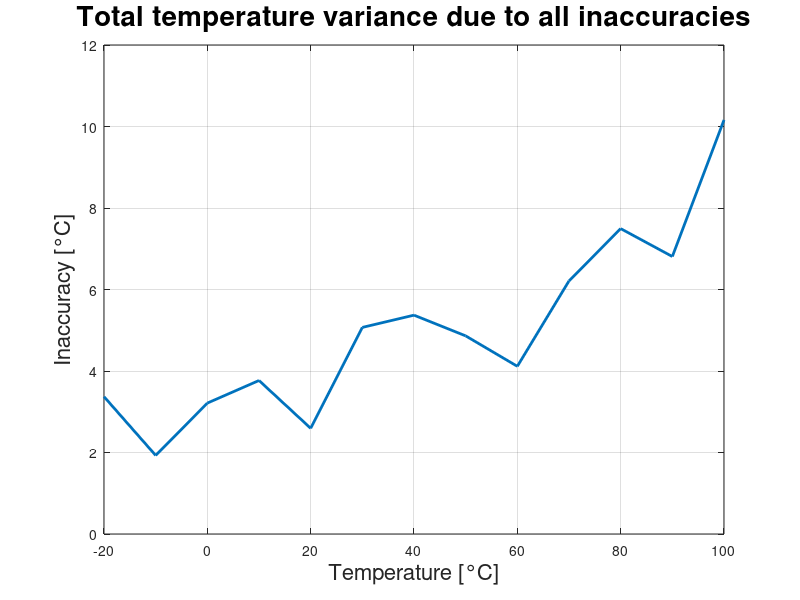

The MATLAB script that drew this image:
%% Initialization and Bosch NTC M12 characteristics
clear, close all, clc;

% Create matrices for relationship between temperature and resistance.
NTCTemp = [-40:10:150]; % [C]
NTCResistance = [45313,26114,15462,9397,5896,3792,2500,1707,1175, ... 
                 834,596,436,323,243,187,144,113,89,71,57]; % [Ohm]
InaccLow = 1.4; % [C]
InaccHigh = 3.4; % [C]
TempLow = 20; % [C]
TempHigh = 100; % [C]

SeriesRes = 6980; % [Ohm]
SupplyVoltage = 5; % [V]

OutputVoltage = SupplyVoltage * SeriesRes ./ (SeriesRes + NTCResistance);

% Perfect equation of temperature as a function of voltage below 30 degrees
% -65,4 + 43,1 * T - 11,6 * T^2 + 1,68 * T^3

% Perfect equation of temperature as a function of voltage above 30 degrees
% -29104 + 19644 * T - 4424 * T^2 + 333 * T^3

%% Inaccuracy due to NTC tolerance
% NTC inaccuracy assumed constant 1.4 C under 25 degrees and linear from 25
% degrees to 100 degrees C, where it is 3.4 C. Assumed constant over 100 C.
NTCInacc = 1:length(NTCTemp);
for i = 1:length(NTCTemp)
    if NTCTemp(i) < 25
        NTCInacc(i) = InaccLow;
    elseif NTCTemp(i) < 105
        NTCInacc(i) = InaccLow + (InaccHigh-InaccLow)/(TempHigh-TempLow) * NTCTemp(i-2);
    else
        NTCInacc(i) = InaccHigh;
    end
end

disp('Inaccuracy due to NTC:')
NTCInacc(3:end-5) % In degrees

%% Inaccuracy due to equation
EquationInacc = 1:length(NTCTemp);
for i = 1:length(NTCTemp)
    if NTCTemp(i) < 40
        EquationInacc(i) = (19.8 * OutputVoltage(i) - 52.3) - NTCTemp(i);
        %EquationInacc(i) = (-35 + 6.11 * OutputVoltage(i) + 2.46 * OutputVoltage(i)^2) - NTCTemp(i);
    else
        EquationInacc(i) = (2728 - 1261 * OutputVoltage(i) + 148 * OutputVoltage(i)^2) - NTCTemp(i);
        %EquationInacc(i) = (-29104 + 19644 * OutputVoltage(i) - 4424 * OutputVoltage(i)^2 + 333 * OutputVoltage(i)^3) - NTCTemp(i);
    end
end

disp('Inaccuracy due to equation:')
EquationInacc(3:end-5) % In degrees

%% Inaccuracy due to ADC
ADCLSBAcc = 11; % 11 LSB inaccuracy
ADCBit = 12; % 12-bit accuracy
ADCConvInacc = ADCLSBAcc * SupplyVoltage/(2^ADCBit);

ADCMeasVolt = OutputVoltage + ADCConvInacc;

ADCInacc = 1:length(NTCTemp);
for i = 1:length(NTCTemp)
    if NTCTemp(i) < 40
        ADCInacc(i) = (-65.4 + 43.1 * ADCMeasVolt(i) - 11.6 * ADCMeasVolt(i)^2 + 1.68 * ADCMeasVolt(i)^3) - ...
                      (-65.4 + 43.1 * OutputVoltage(i) - 11.6 * OutputVoltage(i)^2 + 1.68 * OutputVoltage(i)^3);
    else
        ADCInacc(i) = (-29104 + 19644 * ADCMeasVolt(i) - 4424 * ADCMeasVolt(i)^2 + 333 * ADCMeasVolt(i)^3) - ...
                      (-29104 + 19644 * OutputVoltage(i) - 4424 * OutputVoltage(i)^2 + 333 * OutputVoltage(i)^3);
    end
end

disp('Inaccuracy due to ADC:')
ADCInacc(3:end-5) % In degrees

%% Inaccuracy due to resistor tolerance
ResTol = 1; % [%]

WorstOutputVoltage = SupplyVoltage * (SeriesRes * (1 + ResTol/100)) ./ (SeriesRes * (1 + ResTol/100) + NTCResistance);

ResInacc = 1:length(NTCTemp);
for i = 1:length(NTCTemp)
    if NTCTemp(i) < 40
        ResInacc(i) = (-65.4 + 43.1 * WorstOutputVoltage(i) - 11.6 * WorstOutputVoltage(i)^2 + 1.68 * WorstOutputVoltage(i)^3) - ...
                      (-65.4 + 43.1 * OutputVoltage(i) - 11.6 * OutputVoltage(i)^2 + 1.68 * OutputVoltage(i)^3);
    else
        ResInacc(i) = (-29104 + 19644 * WorstOutputVoltage(i) - 4424 * WorstOutputVoltage(i)^2 + 333 * WorstOutputVoltage(i)^3) - ...
                      (-29104 + 19644 * OutputVoltage(i) - 4424 * OutputVoltage(i)^2 + 333 * OutputVoltage(i)^3);
    end
end

disp('Inaccuracy due to resistor tolerance:')
ResInacc(3:end-5) % In degrees

%% Accumulated inaccuracy
TotalInacc = abs(NTCInacc(3:end-5)) + abs(EquationInacc(3:end-5)) + abs(ADCInacc(3:end-5)) + abs(ResInacc(3:end-5))
%TotalInaccNonAbs = NTCInacc(3:end-5) + EquationInacc(3:end-5) + ADCInacc(3:end-5) + ResInacc(3:end-5)

plot(NTCTemp(3:end-5), TotalInacc(1:end), 'LineWidth', 2)
grid on
title('Total temperature variance due to all inaccuracies', 'FontSize', 20)
xlabel('Temperature [°C]', 'FontSize', 16)
ylabel('Inaccuracy [°C]', 'FontSize', 16)
